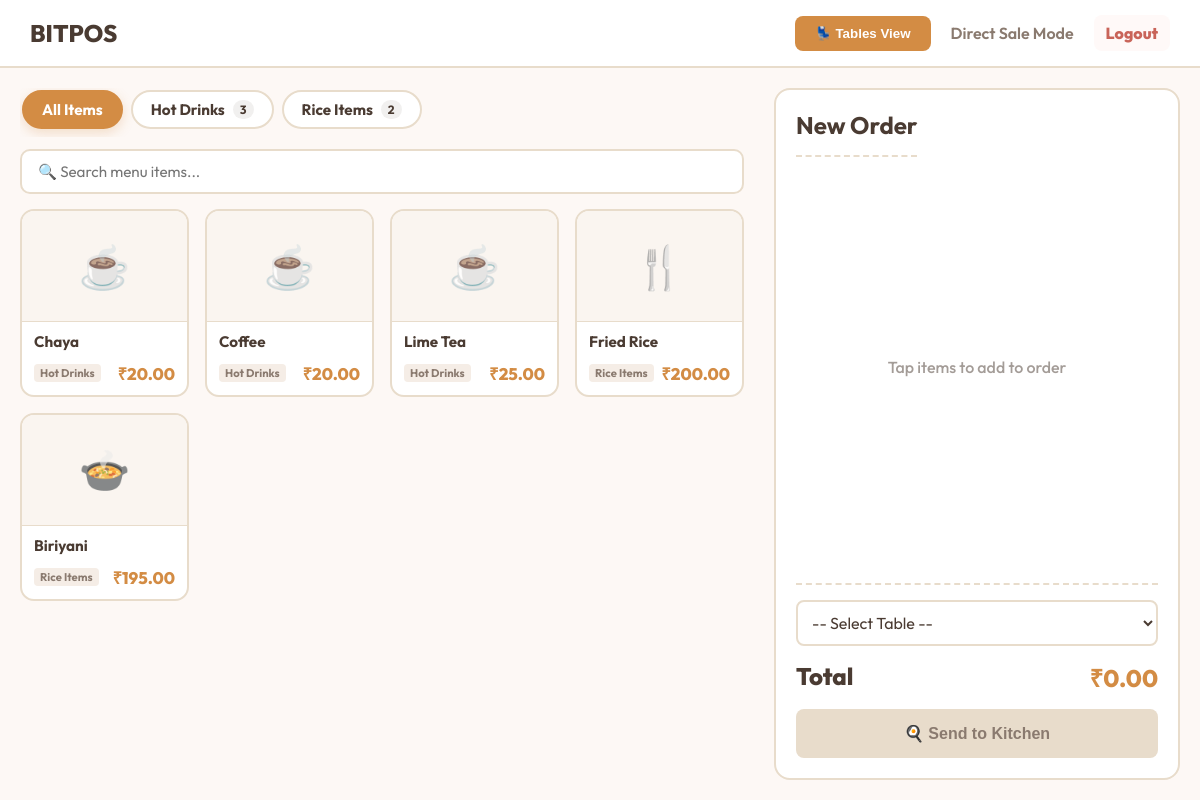
The page / (signed in) on the database its author committed.
### core/models.py (models this page shows, shortened)
class Category(models.Model):
    company = models.ForeignKey(Company, related_name='categories', on_delete=models.CASCADE)
    name = models.CharField(max_length=100)
    printer = models.ForeignKey(Printer, related_name='categories', on_delete=models.SET_NULL, null=True, blank=True)

class MenuItem(models.Model):
    company = models.ForeignKey(Company, related_name='menu_items', on_delete=models.CASCADE)
    category = models.ForeignKey(Category, related_name='items', on_delete=models.CASCADE)
    name = models.CharField(max_length=200)
    description = models.TextField(blank=True)
    price = models.DecimalField(max_digits=8, decimal_places=2, validators=[MinValueValidator(Decimal('0.01'))])
    image = models.ImageField(upload_to='menu_items/', null=True, blank=True)
    is_available = models.BooleanField(default=True)

### core/views.py (the view)
# urls.py: path('', views.pos_dashboard, name='pos_dashboard'),
@login_required(login_url='login_view')
def pos_dashboard(request):
    if request.user.is_superuser:
        return HttpResponseRedirect(reverse('super_admin_dashboard'))
    if not hasattr(request.user, 'profile') or not request.user.profile.company:
        return HttpResponseForbidden("Your account is not assigned to any store.")
    if request.user.profile.role == 'admin':
        return HttpResponseRedirect(reverse('sales_dashboard'))
    company = request.user.profile.company
    from .models import Table
    tables = Table.objects.filter(company=company).order_by('table_number')
    categories = Category.objects.filter(company=company).prefetch_related('items')
    return render(request, 'core/pos_dashboard.html', {
        'categories': categories,
        'tables': tables,
        'company': company,
    })

### core/templates/core/pos_dashboard.html (shortened to what this page needs)
<!DOCTYPE html>
<html lang='en'>
<head>
</head>
<body>
    <header>
        <h1>BITPOS</h1>
        <div style='font-weight: 600; color: #8A7A6F; display: flex; align-items: center;'>
            {% if company.pos_type != 'cafe' %}
            <button onclick="openTablesModal()" style="margin-right:20px; padding:10px 20px; background:var(--primary); color:white; border:none; border-radius:8px; font-weight:800; cursor:pointer;">&#128186; Tables View</button>
            {% else %}
            <button onclick="loadActiveOrders()" style="margin-right:20px; padding:10px 20px; background:var(--primary); color:white; border:none; border-radius:8px; font-weight:800; cursor:pointer;">&#128193; Active Orders</button>
            {% endif %}
            <span style='margin-right:20px'>Direct Sale Mode</span>
            <a href='#' onclick="openLogoutModal(); return false;" style='color:#C96459;text-decoration:none;font-weight:800;padding:8px 12px;background:#FFF9F8;border-radius:8px'>Logout</a>
        </div>
    </header>
    <div class='main-container'>
        <div class='menu-section'>
            <div class="category-tabs-container">
                <div class="category-tabs" id="category-tabs">
                    <button class="category-tab-btn active" onclick="selectCategory('all', this)">
                        <span>All Items</span>
                    </button>
                    {% for category in categories %}
                    <button class="category-tab-btn" onclick="selectCategory('cat-{{ category.id }}', this)">
                        <span>{{ category.name }}</span>
                        <span class="cat-count-badge">{{ category.items.count }}</span>
                    </button>
                    {% endfor %}
                </div>
            </div>
            <div class="search-wrapper">
                <input type="text" id="pos-search-input" class="pos-search-input" placeholder="&#128269; Search menu items..." oninput="filterMenuItems()">
            </div>
            <div class='menu-grid' id="menu-grid">
                {% for category in categories %}
                    {% for item in category.items.all %}
                    <div class='menu-card' data-category="cat-{{ category.id }}" data-name="{{ item.name|lower }}" data-item-id="{{ item.id }}" onclick="addToCart('{{ item.id }}', '{{ item.name|escapejs }}', {{ item.price }}, '{{ category.name|escapejs }}')">
                        <div class="menu-card-img-wrap">
                            {% if item.image %}
                            <img src="{{ item.image.url }}" alt="{{ item.name }}" class="menu-card-img" loading="lazy">
                            {% else %}
                            <div class="menu-card-fallback-icon">
                                {% if 'tea' in item.name|lower or 'coffee' in item.name|lower or 'drink' in category.name|lower or 'juice' in category.name|lower %}
                                &#9749;
                                {% elif 'biriyani' in item.name|lower or 'chicken' in item.name|lower or 'non' in category.name|lower or 'burger' in item.name|lower or 'pizza' in item.name|lower %}
                                &#127858;
                                {% else %}
                                &#127860;
                                {% endif %}
                            </div>
                            {% endif %}
                        </div>
                        <div class="menu-card-body">
                            <div class='item-name'>{{ item.name }}</div>
                            <div class="item-meta-row">
                                <span class="item-cat-tag">{{ category.name }}</span>
                                <div class='item-price'>&#8377;{{ item.price }}</div>
                            </div>
                        </div>
                    </div>
                    {% endfor %}
                {% endfor %}
            </div>
        </div>
        <div class='order-panel'>
            <div style="display:flex; justify-content:space-between; align-items:center; margin-bottom:0;">
                <h2 id="order-panel-title" style="margin:0 0 8px;">New Order</h2>
            </div>
            <div class='cart-items' id='cart-items'>
                <div style="margin:auto; opacity:0.5; font-weight:500;">Tap items to add to order</div>
            </div>
            <div class='cart-footer'>
                {% if company.pos_type != 'cafe' %}
                <div style="margin-bottom: 15px;">
                    <select id="table-select" style="width: 100%; padding: 10px; border-radius: 8px; border: 2px solid var(--border); font-family: 'Outfit', sans-serif; font-size: 1rem; color: var(--text-color); background: white;">
                        <option value="">-- Select Table --</option>
                    </select>
                </div>
                {% endif %}
                <div class='cart-total'>
                    <span>Total</span>
                    <span style="color:var(--primary)" id="cart-total-price">&#8377;0.00</span>
                </div>
                <button class='checkout-btn' id="kitchen-btn" disabled onclick="sendToKitchen()" style="width:100%; font-size: 1rem;">&#127859; Send to Kitchen</button>
            </div>
        </div>
    </div>
</body>
</html>

### core/templates/core/pos_dashboard.html (style rules this page uses)
:root { --bg-color: #FDF8F5; --card-bg: #FFFFFF; --text-color: #4A3B32; --primary: #D38C44; --border: #E8DCCB; }
body { margin: 0; font-family: 'Outfit', sans-serif; background: var(--bg-color); color: var(--text-color); height: 100vh; display: flex; flex-direction: column; overflow: hidden; }
header { padding: 15px 30px; background: var(--card-bg); border-bottom: 2px solid var(--border); display: flex; justify-content: space-between; align-items: center; z-index: 10; }
h1 { margin: 0; font-weight: 800; font-size: 1.5rem; color: #4A3B32; }
.main-container { display: flex; flex: 1; padding: 20px; gap: 20px; overflow: hidden; }
.menu-section { flex: 2; display: flex; flex-direction: column; overflow-y: auto; padding-right: 10px; }
.category-tabs-container { margin-bottom: 12px; }
.category-tabs { display: flex; gap: 8px; overflow-x: auto; padding: 2px 2px 8px; scroll-behavior: smooth; }
.category-tab-btn { background: #FFFFFF; border: 2px solid var(--border); border-radius: 30px; padding: 8px 18px; font-family: 'Outfit', sans-serif; font-weight: 700; font-size: 0.95rem; color: var(--text-color); cursor: pointer; white-space: nowrap; display: flex; align-items: center; gap: 8px; transition: all 0.2s ease; user-select: none; }
.category-tab-btn.active { background: var(--primary); border-color: var(--primary); color: #FFFFFF; box-shadow: 0 4px 12px rgba(211, 140, 68, 0.25); }
.cat-count-badge { font-size: 0.75rem; padding: 2px 7px; border-radius: 10px; background: rgba(74, 59, 50, 0.08); color: inherit; }
.search-wrapper { margin-bottom: 15px; }
.pos-search-input { width: 100%; padding: 11px 16px; border-radius: 10px; border: 2px solid var(--border); background: #FFFFFF; font-family: 'Outfit', sans-serif; font-size: 0.95rem; color: var(--text-color); outline: none; transition: border-color 0.2s; box-sizing: border-box; }
.menu-grid { display: grid; grid-template-columns: repeat(auto-fill, minmax(160px, 1fr)); gap: 16px; margin-bottom: 20px; }
.menu-card { background: var(--card-bg); border: 2px solid var(--border); border-radius: 14px; overflow: hidden; cursor: pointer; transition: all 0.2s ease; user-select: none; display: flex; flex-direction: column; position: relative; }
.menu-card-img-wrap { height: 110px; width: 100%; background: #FAF5F0; display: flex; align-items: center; justify-content: center; position: relative; overflow: hidden; border-bottom: 1px solid var(--border); }
.menu-card-fallback-icon { font-size: 2.6rem; opacity: 0.8; }
.menu-card-body { padding: 10px 12px; display: flex; flex-direction: column; flex: 1; justify-content: space-between; }
.item-name { font-weight: 700; font-size: 0.95rem; color: #4A3B32; margin-bottom: 6px; line-height: 1.3; }
.item-meta-row { display: flex; justify-content: space-between; align-items: center; margin-top: 4px; }
.item-cat-tag { font-size: 0.7rem; font-weight: 700; color: #8A7A6F; background: #F5EDE6; padding: 2px 6px; border-radius: 4px; }
.item-price { color: var(--primary); font-weight: 800; font-size: 1.05rem; }
.order-panel { flex: 1; background: var(--card-bg); border-radius: 16px; border: 2px solid var(--border); padding: 20px; display: flex; flex-direction: column; }
.order-panel h2 { margin-top: 0; color: #4A3B32; border-bottom: 2px dashed var(--border); padding-bottom: 15px; }
.cart-items { flex: 1; overflow-y: auto; display: flex; flex-direction: column; gap: 10px; margin-bottom: 15px; }
.cart-footer { border-top: 2px dashed var(--border); padding-top: 15px; }
.cart-total { display: flex; justify-content: space-between; font-size: 1.5rem; font-weight: 800; margin-bottom: 15px; color: #4A3B32; }
.checkout-btn { width: 100%; padding: 15px; background: var(--primary); color: white; border: none; border-radius: 8px; font-weight: 800; font-size: 1.2rem; cursor: pointer; transition: 0.2s; }
.checkout-btn:disabled { background: var(--border); color: #8A7A6F; cursor: not-allowed; }

### rows shown on the page
Category: name "Hot Drinks", items.count "3"
Category: name "Rice Items", items.count "2"
MenuItem: name "Chaya", price "20.00"
MenuItem: name "Coffee", price "20.00"
MenuItem: name "Lime Tea", price "25.00"
MenuItem: name "Fried Rice", price "200.00"
MenuItem: name "Biriyani", price "195.00"
